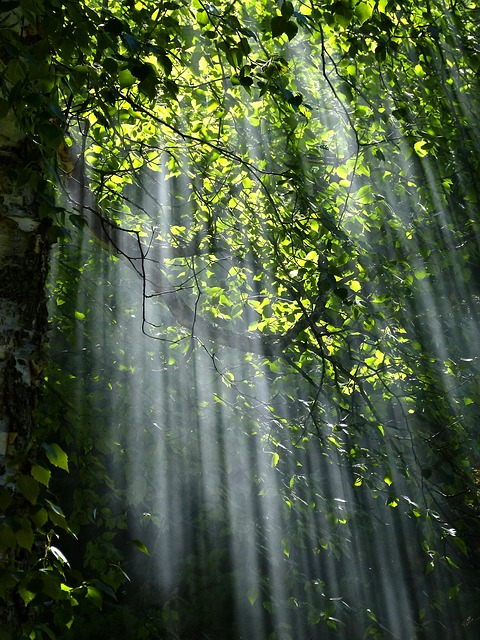
#> input picture 02_pixels_operations/forest.jpg, 480 x 640 px, found by its file name
$ python 02.exercises.py
#> lines starting #> are read from the running program, lines starting #| are printed output that depends on the picture; after the words box and inside, x2 and y2 are one past the last pixel; in counts of white or black regions, pixels touching at a corner belong together
import cv2
import numpy as np
import matplotlib.pyplot as plot


path='02_pixels_operations/forest.jpg'
img=cv2.imread(path)
#> img is the input picture: shape (640, 480, 3); mean B, G, R 59.1, 87.6, 72.3
#print(img)

corner=img[0:500, 0:100]
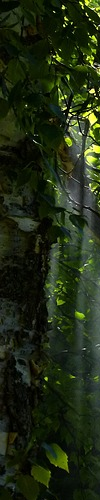
#> corner: shape (500, 100, 3); mean B, G, R 20.2, 42.4, 31.9

img[0:100,0:100]=(240,240,1)
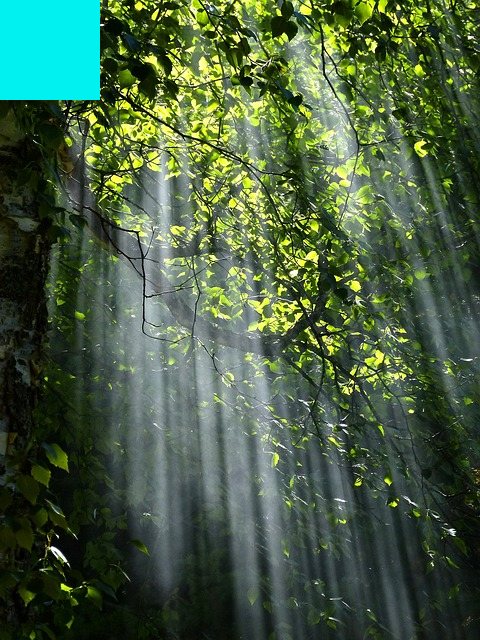
#> img: shape (640, 480, 3); 3.26% of pixels changed, all inside (x1, y1, x2, y2) = (0, 0, 100, 100)

cv2.imshow('corner',corner)
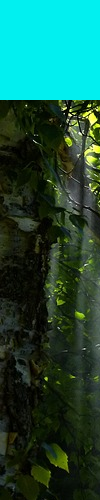
#> window 'corner': shape (500, 100, 3); mean B, G, R 66, 82.3, 26.4
cv2.imshow('forest',img)
cv2.waitKey(0)
cv2.destroyAllWindows()
